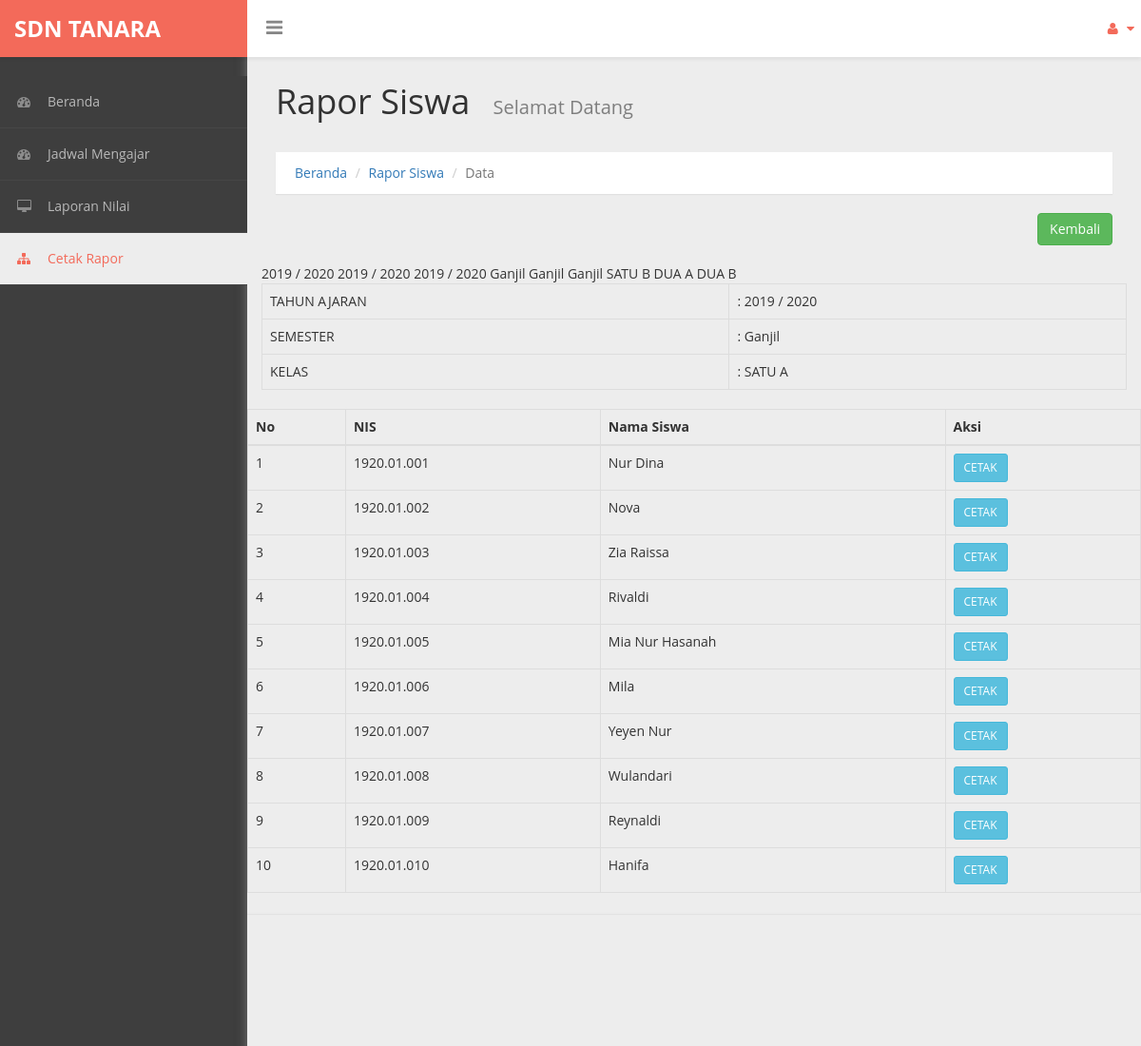
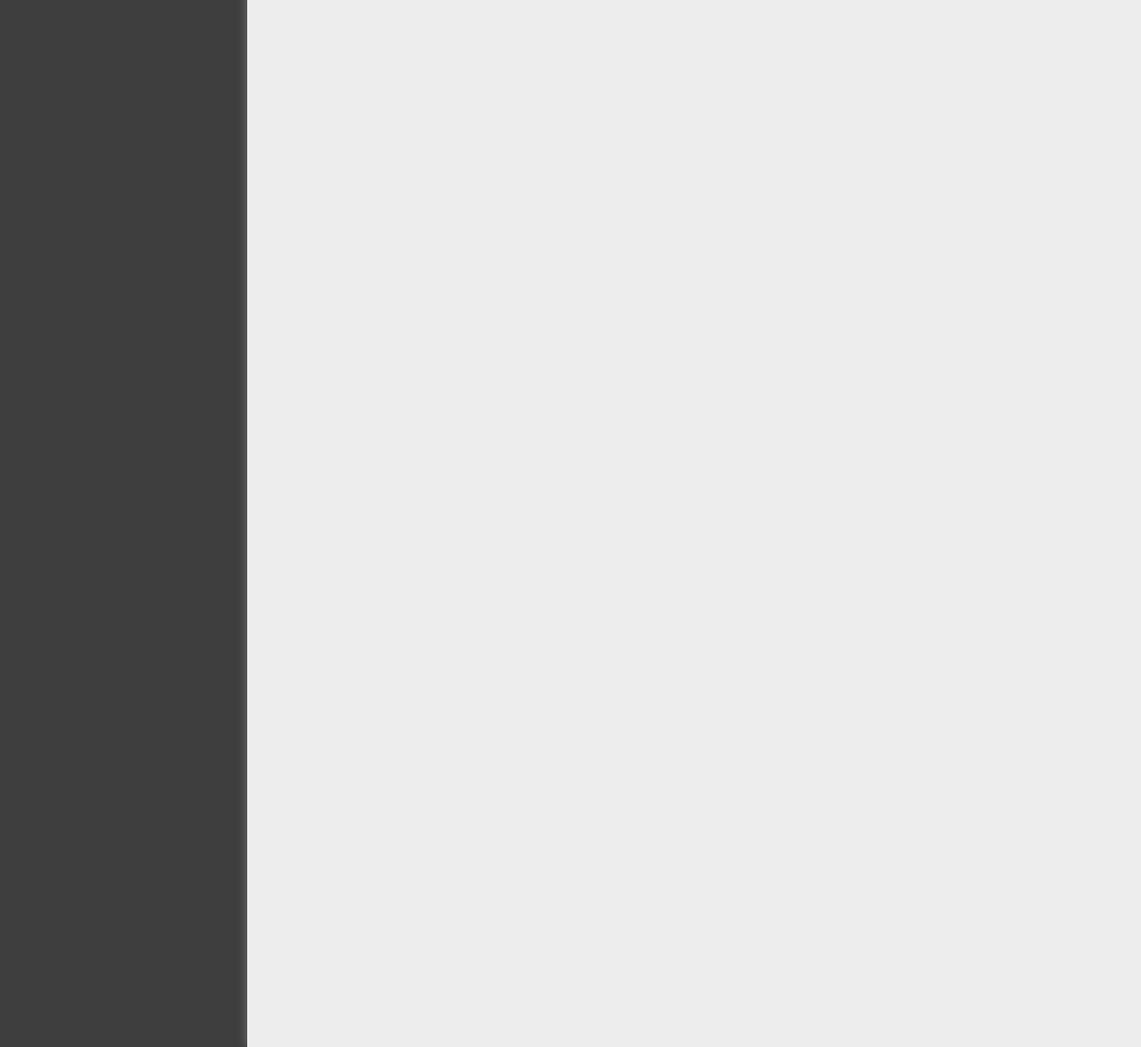
Page /walikelas/daftar_rapor.php (signed in) on the committed database (2 pictures, top to bottom).
### tables this page shows
CREATE TABLE `ruang` (
  `kd_ruang` varchar(6) NOT NULL,
  `nama_ruang` varchar(20) NOT NULL,
  `nip` varchar(32) NOT NULL,
  `thnajar` varchar(20) NOT NULL
);

CREATE TABLE `jadwal` (
  `id_jadwal` int(11) NOT NULL,
  `nip` varchar(32) NOT NULL,
  `kd_mapel` varchar(4) NOT NULL,
  `hari` varchar(20) NOT NULL,
  `jam` varchar(20) NOT NULL,
  `kd_ruang` varchar(6) NOT NULL,
  `smt` enum('Ganjil','Genap') NOT NULL
);

CREATE TABLE `siswa` (
  `nis` varchar(11) NOT NULL,
  `nama_siswa` varchar(40) NOT NULL,
  `tempatlhr` varchar(30) NOT NULL,
  `tgllahir` date NOT NULL,
  `alamat` text NOT NULL,
  `gender` enum('LAKI-LAKI','PEREMPUAN') NOT NULL,
  `agama` enum('ISLAM','KRISTEN','BUDHA','HINDU','KHONG HU CHU') NOT NULL,
  `kelas` varchar(6) NOT NULL,
  `status` enum('KANDUNG','ANGKAT','TIRI') NOT NULL,
  `anakke` varchar(15) NOT NULL,
  `namaayah` varchar(30) NOT NULL,
  `namaibu` varchar(30) NOT NULL,
  `alamatortu` text NOT NULL,
  `telportu` varchar(13) NOT NULL,
  `pekerjaanayah` varchar(30) NOT NULL,
  `pekerjaanibu` varchar(30) NOT NULL,
  `namawali` varchar(30) NOT NULL,
  `alamatwali` text NOT NULL,
  `telpwali` varchar(13) NOT NULL,
  `pekerjaanwali` varchar(30) NOT NULL
);

### walikelas/daftar_rapor.php (the view, shortened to what this page needs)
 <?php
    if ((isset($_SESSION['level'])) and $_SESSION['level'] == 'walikelas') {
?>
<!DOCTYPE html>
<head>
    <link href="../assets/css/bootstrap.css" rel="stylesheet" />
    <link href="../assets/css/font-awesome.css" rel="stylesheet" />
    <link href="../assets/js/morris/morris-0.4.3.min.css" rel="stylesheet" />
    <link href="../assets/css/custom-styles.css" rel="stylesheet" />
    <link rel="stylesheet" href="../assets/js/Lightweight-Chart/cssCharts.css">
</head>
<body>
    <div id="wrapper">
        <nav class="navbar navbar-default top-navbar" role="navigation">
            <div class="navbar-header">
                <a class="navbar-brand" href="index.php"><strong>SDN TANARA</strong></a>
              <div id="sideNav" href="">
                  <i class="fa fa-bars icon"></i>
               </div>
            </div>
            <ul class="nav navbar-top-links navbar-right">
                <li class="dropdown">
                    <a class="dropdown-toggle" data-toggle="dropdown" href="#" aria-expanded="false">
                        <i class="fa fa-user fa-fw"></i> <i class="fa fa-caret-down"></i>
                    </a>
                </li>
            </ul>
        </nav>
          <nav class="navbar-default navbar-side" role="navigation">
            <div class="sidebar-collapse">
                <ul class="nav" id="main-menu">
                    <li>
                        <a href="index.php"><i class="fa fa-dashboard"></i>Beranda</a>
                    </li>
                    <li>
                        <a href="mengajar.php"><i class="fa fa-dashboard"></i>Jadwal Mengajar</a>
                    </li>
                    <li>
                        <a href="nilai.php" ><i class="fa fa-desktop"></i>Laporan Nilai</a>
                    </li>
                    <li>
                        <a href="raport.php" class="active-menu"><i class="fa fa-sitemap"></i>Cetak Rapor</a>
                    </li>
                </ul>
            </div>
        </nav>
        <div id="page-wrapper">
          <div class="header">
            <h1 class="page-header">
                Rapor Siswa <small>Selamat Datang</small>
            </h1>
            <ol class="breadcrumb">
                <li><a href="index.php">Beranda</a></li>
                <li><a href="">Rapor Siswa</a></li>
                <li class="active">Data</li>
            </ol>
             <div class="panel-tools">
                <a class="btn btn-success pull-right" href="raport.php">Kembali </a>
            </div>
        </div>
        <div class="col-md-12">
            <table class="table table-bordered"><br>
                <tr>
                    <td>TAHUN AJARAN </td>
                    <td> :
                        <?php
                        include '../koneksi.php';
                            $data = mysqli_query($koneksi, "SELECT * FROM ruang");
                            while($d = mysqli_fetch_array($data)) {
                        ?>
                       <?php echo $d['thnajar']?>
                    </td>
                </tr>
                <?php } ?>
                <tr>
                    <td>SEMESTER </td>
                    <td> :
                        <?php
                        include '../koneksi.php';
                            $data = mysqli_query($koneksi, "SELECT * FROM jadwal");
                            while($d = mysqli_fetch_array($data)) {
                        ?>
                       <?php echo $d['smt']?>
                    </td>
                </tr>
                <?php } ?>
                <tr>
                    <td>KELAS</td><td> :
                        <?php
                        include '../koneksi.php';
                            $data = mysqli_query($koneksi, "SELECT * FROM ruang");
                            while($d = mysqli_fetch_array($data)) {
                        ?>
                       <?php echo $d['nama_ruang']?>
                    </td>
                 </tr>
                 <?php } ?>
            </table>
        </div>
<div class="box box-success">
        <form action="aksi_jadwal.php" method="POST" class="form-horizontal">
            <div class="box-header with-border">
               <table class="table table-bordered"><thead>
                <tr>
                    <th>No</th>
                    <th>NIS</th>
                    <th>Nama Siswa</th>
                    <th>Aksi</th>
                </tr></thead>
            <tbody>
                    <?php
                    include '../koneksi.php';
                    $data=mysqli_query($koneksi,"Select * from siswa");
                    $i=0;
                    while($d=mysqli_fetch_array($data)){
                        $i++;
                    ?>
                    <tr>
                        <td><?php echo $i?></td>
                        <td><?php echo $d['nis']?></td>
                        <td><?php echo $d['nama_siswa']?></td>
                        <td>
                            <a class="btn btn-info btn-sm" href="cetak_rapor.php?nis=<?php echo $d['nis'];?>">CETAK</a>
                        </td>
                    </tr>
<?php } ?>
            </tbody>
               </table>
            </div>
         </form>
    </div>
    <div class="panel panel-default">
    </div>
         <div class="footer clearfix">
            <div id="page-inner">
            </div>
        </div>
</body>
</html>
<?php } else {
    header("location:../../login.php?pesan=belum_login");
} ?>

### assets/css/custom-styles.css (style rules this page uses)
body { font-family: 'Open Sans', sans-serif; background: #3E3E3E; }
#wrapper { width: 100%; }
#page-wrapper { padding: 15px 15px; min-height: 600px; background: #EDEDED; }
#page-inner { width:100%; margin:10px 20px 10px 0px; background-color:transparent; padding: 15px 30px; min-height:1200px; }
h1, .h1, h2, .h2, h3, .h3 { margin-top: 7px; margin-bottom: -5px; }
.navbar-side { z-index: 0; }
.panel { border-radius:0px; }
.navbar-side .nav > li > a > i { color: #8C8C8C;padding: 8px;width: 30px;text-align: center; }
.top-navbar { position: fixed; width: 100%; z-index: 300; -webkit-box-shadow: 0 3px 3px rgba(0, 0, 0, 0.05); -moz-box-shadow: 0 3px 3px rgba(0, 0, 0, 0.05); box-shadow: 0 3px 3px rgba(0, 0, 0, 0.05); }
.navbar-side { z-index: 1; position: fixed; width: 260px; top: 80px; }
#page-wrapper { position: relative; top: 55px; box-shadow: 0 0 10px #757575; -moz-box-shadow: 0 0 10px #757575; -webkit-box-shadow: 0 0 10px #757575; }
.breadcrumb { padding: 12px 10px 12px 20px; margin-bottom: 20px; list-style: none; border-radius: 0; -webkit-box-shadow: 0 1px 1px rgba(0,0,0,.05); box-shadow: 0 1px 1px rgba(0,0,0,.05);background: #fff; }
.page-header { margin: 0;border-bottom: 1px solid transparent;text-align: left;background-color: rgb(237, 237, 237);padding: 32px 22px 32px 0;color: #323232; }
.panel-default { border-color: #ECECEC; }
.header { margin: 0 30px; }
h1.page-header small { color: #7E7E7E; margin-left: 15px; font-size: 20px; }
i.fa.fa-bars { font-size: 20px; margin: 12px 0 0; }
.top-navbar { margin:0px; }
.top-navbar .navbar-brand { color: #fff;width: 260px;text-align: left;height: 60px;font-size: 24px;font-weight: 700;line-height: 30px;background: #F36A5A; }
.top-navbar .nav > li { position: relative; display: inline-block; margin: 0px; padding: 0px; }
.top-navbar .nav > li > a { position: relative; display: block; padding: 20px;color: #FFFFFF; margin: 0px; }
.active-menu, .active-menu i { background-color: #EDEDED !important; color: #F36A5A !important; }
.active-menu i { color: #F36A5A !important; }
.sidebar-collapse , .sidebar-collapse .nav { background:none; }
.sidebar-collapse .nav { padding:0; }
.sidebar-collapse .nav > li > a { color: #B8B8B8; background:transparent; text-shadow:none; font-size: 14px; }
.sidebar-collapse > .nav > li > a { padding: 12px 10px; }
.sidebar-collapse > .nav > li { border-bottom: 1px solid rgba(107, 108, 109, 0.19); }
.navbar-side { border:none; background: #3E3E3E; }
.top-navbar { background: #FFFFFF; border-bottom:none; }
.top-navbar .nav > li > a > i { margin-right: 2px; }
.navbar-default { border:0px solid black; }
.navbar-header { background: transparent; }
.nav > li > a > i { margin-right:10px; color: rgb(243, 106, 90); }
#sideNav { float: left; left: 0; z-index: 3; color: #868686; cursor:pointer; border-radius: 0; width: 14px; font-size: 48px; line-height: 0; margin: 7px 0 0 20px; }
@media (min-width:768px) { #page-wrapper { margin: 0 0 0 260px; padding: 0; min-height: 1200px; } }
@media (min-width:768px) { .navbar-side { width: 260px; z-index: 1; } }
@media (min-width:768px) { .navbar { border-radius: 0px; } }

### rows in the picture
ruang: thnajar "2019 / 2020", nama_ruang "SATU A"
jadwal: smt "Ganjil"
siswa: nis "1920.01.001", nama_siswa "Nur Dina"
siswa: nis "1920.01.002", nama_siswa "Nova"
siswa: nis "1920.01.003", nama_siswa "Zia Raissa"
siswa: nis "1920.01.004", nama_siswa "Rivaldi"
siswa: nis "1920.01.005", nama_siswa "Mia Nur Hasanah"
siswa: nis "1920.01.006", nama_siswa "Mila"
siswa: nis "1920.01.007", nama_siswa "Yeyen Nur"
siswa: nis "1920.01.008", nama_siswa "Wulandari"
siswa: nis "1920.01.009", nama_siswa "Reynaldi"
siswa: nis "1920.01.010", nama_siswa "Hanifa"
